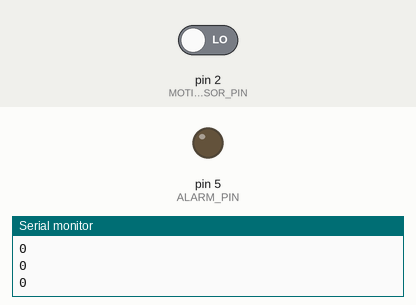
A sketch run on a simulated Arduino Uno, built with avr-gcc and run on an emulated ATmega328P. Shown: output pins drawn as LEDs (lit = HIGH), the last lines printed to the serial monitor. Inputs (shaded band) come from the test bench; at power-on: pin 2 (MOTION_SENSOR_PIN) LOW.

Above: at 1.2 s.
1.3 s: pin 2 (MOTION_SENSOR_PIN) driven HIGH
At 2.5 s:
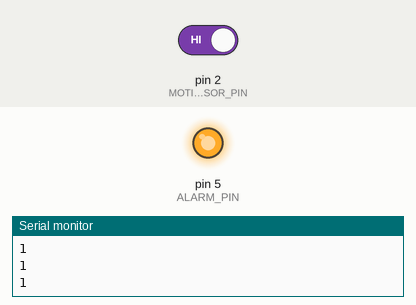
2.8 s: pin 2 (MOTION_SENSOR_PIN) driven LOW
At 3.9 s:
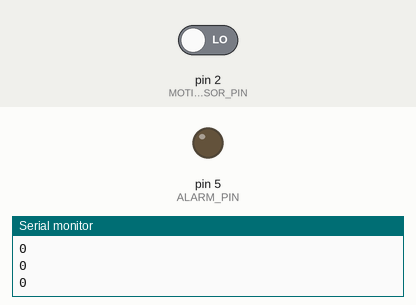
Timing chart, 0 to 5.8 s (numbered marks = the images above; inputs shaded):
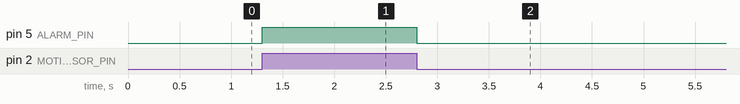

The sketch:

MotionSensor-basic.ino
```cpp
/* Arduino SW-420 Motion Sensor basic
 *
 * Schematics:
 * 1. Grove protoshield:
 *    S0 - SENSOR-data (out)
 *    S1 - Not Connected
 *    Note:
 *    Shield white LED: on when sensor-data=HIGH, else off
 *    Sensor green LED: on when sensor-data=LOW, else off
 *    Sensor red LED = power on.
 *
 * 2. Alarm object: either LED or Buzzer
 *
 * 2016-0811 PePo new
 */

#define MOTION_SENSOR_PIN 2 // D2
#define ALARM_PIN 5 // D5
// for alarm object, either LED or Buzzer

void setup() {
  Serial.begin(115200) ; // voor debugging/testing

  // zet pin configuratie als INPUT of OUTPUT
  pinMode(MOTION_SENSOR_PIN, INPUT); // Sensor is input
  pinMode(ALARM_PIN, OUTPUT); // alarm is output

  // zet alle actuators OFF
  digitalWrite(ALARM_PIN, LOW); // no alarm
}

void loop() {
  // lees sensordata
  int sensorValue = digitalRead(MOTION_SENSOR_PIN);
  Serial.println(sensorValue);

  // als detectie, dan actie...
  if (sensorValue == 1) {
    digitalWrite(ALARM_PIN, HIGH); // alarm on
  } else {
    digitalWrite(ALARM_PIN, LOW); // alarm off
  }

  delay(100); // add some delay
}
```

Measured:
- after the input at 1.3 s, pin 5 (ALARM_PIN): LOW → HIGH at once
- after the input at 2.8 s, pin 5 (ALARM_PIN): HIGH → LOW at once
